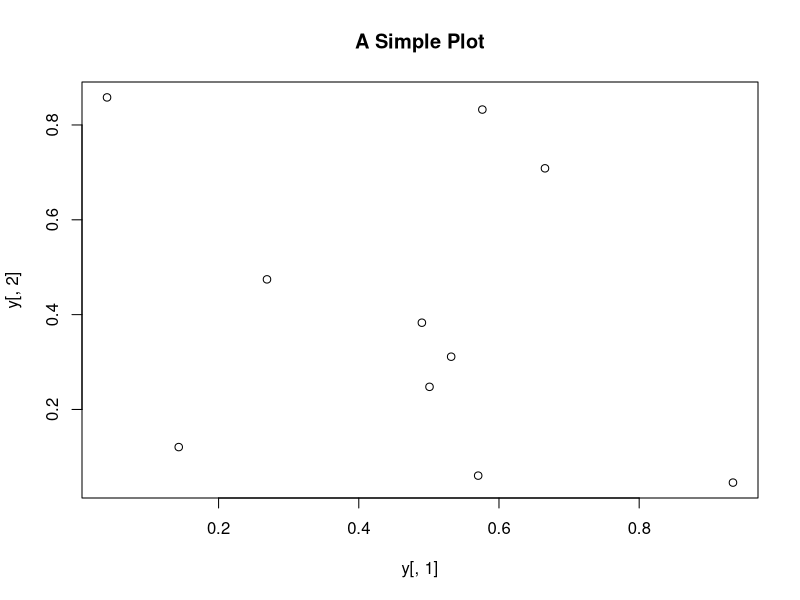
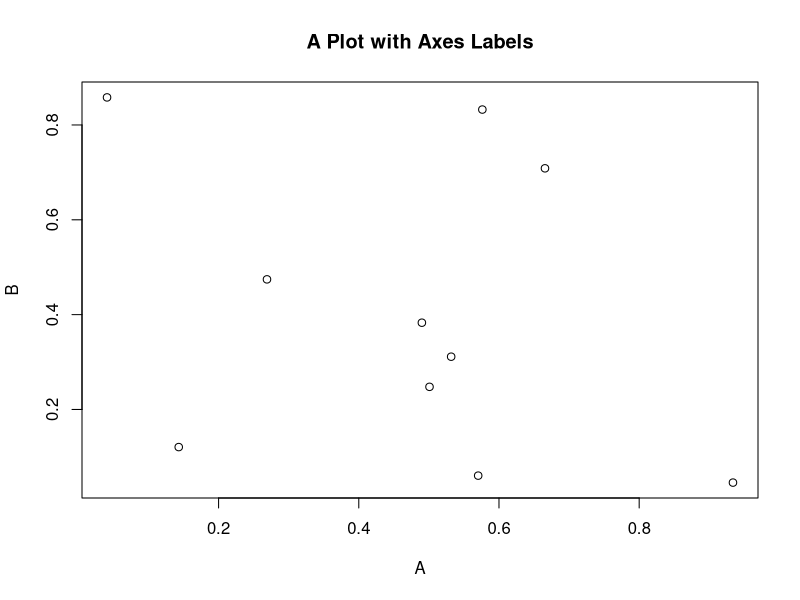
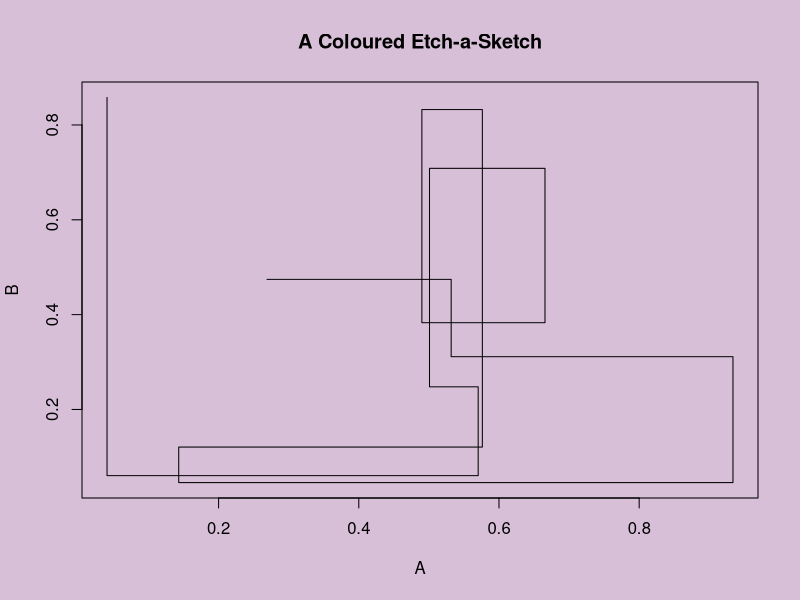

These charts were generated, in order, by the following R code:
## ---- chunk 1
# Set a seed so pseudo-random number generation is consistent
set.seed(1410)
# matrix(data = NA, nrow = 1, ncol = 1, byrow = FALSE, dimnames = NULL)
# runif(n, min = 0, max = 1) [n random numbers from unif dist]
# 'dimnames' argument specifies row and column names respectively
# LETTERS is a built-in constant of uppercase letters (letters is lowercase)
y <- matrix(runif(30), ncol=3, dimnames=list(letters[1:10], LETTERS[1:3]))
# Show the basic structure of the R object (in this case a matrix)
str(y)
# Show the data structures and types that I'm using
class(y)
class(y[1,1])
## ---- chunk 2
plot(y[,1], y[,2], main="A Simple Plot")
plot(y[,1], y[,2], main="A Plot with Axes Labels", xlab="A", ylab="B")
par(bg="thistle")
plot(y[,1], y[,2], main="A Coloured Etch-a-Sketch", xlab="A", ylab="B", type="s")
